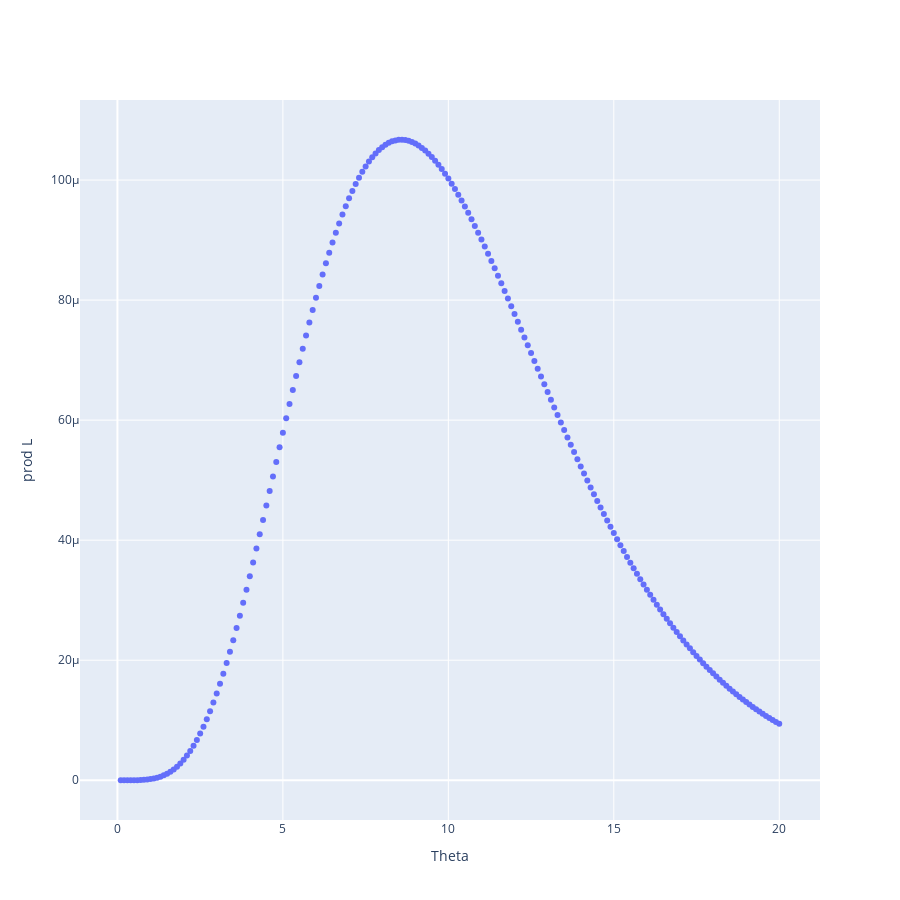

The notebook cell saved with this chart:
### Code cell
#pexp= 3

#test_space= np.linspace(1,4,20,dtype= int)
#test= [poisson.cdf(x,mu=3) for x in test_space]

figwl= [go.Scatter(
    mode='markers',
    x=test_list[:,0],
    y=test_list[:,1],
    #z=background[:,2]
)]

layout= go.Layout(
    xaxis= dict(title= 'Theta'),
    yaxis= dict(title= 'prod L'),
    height= 900,
    width= 900
)

Figure_wl= go.Figure(data= figwl, layout= layout)

iplot(Figure_wl)

### Figure 1 — Plotly figure (JSON) as saved in the notebook; plotly's stock layout.template omitted (floating-point values rounded to 4 significant figures; data arrays with more than 128 entries replaced by an {"elided": "..."} marker saying what was removed)
{"data": [{"mode": "markers", "type": "scatter", "x": {"elided": "200 float values"}, "y": {"elided": "200 float values"}}], "layout": {"height": 900, "width": 900, "xaxis": {"title": {"text": "Theta"}}, "yaxis": {"title": {"text": "prod L"}}}}
